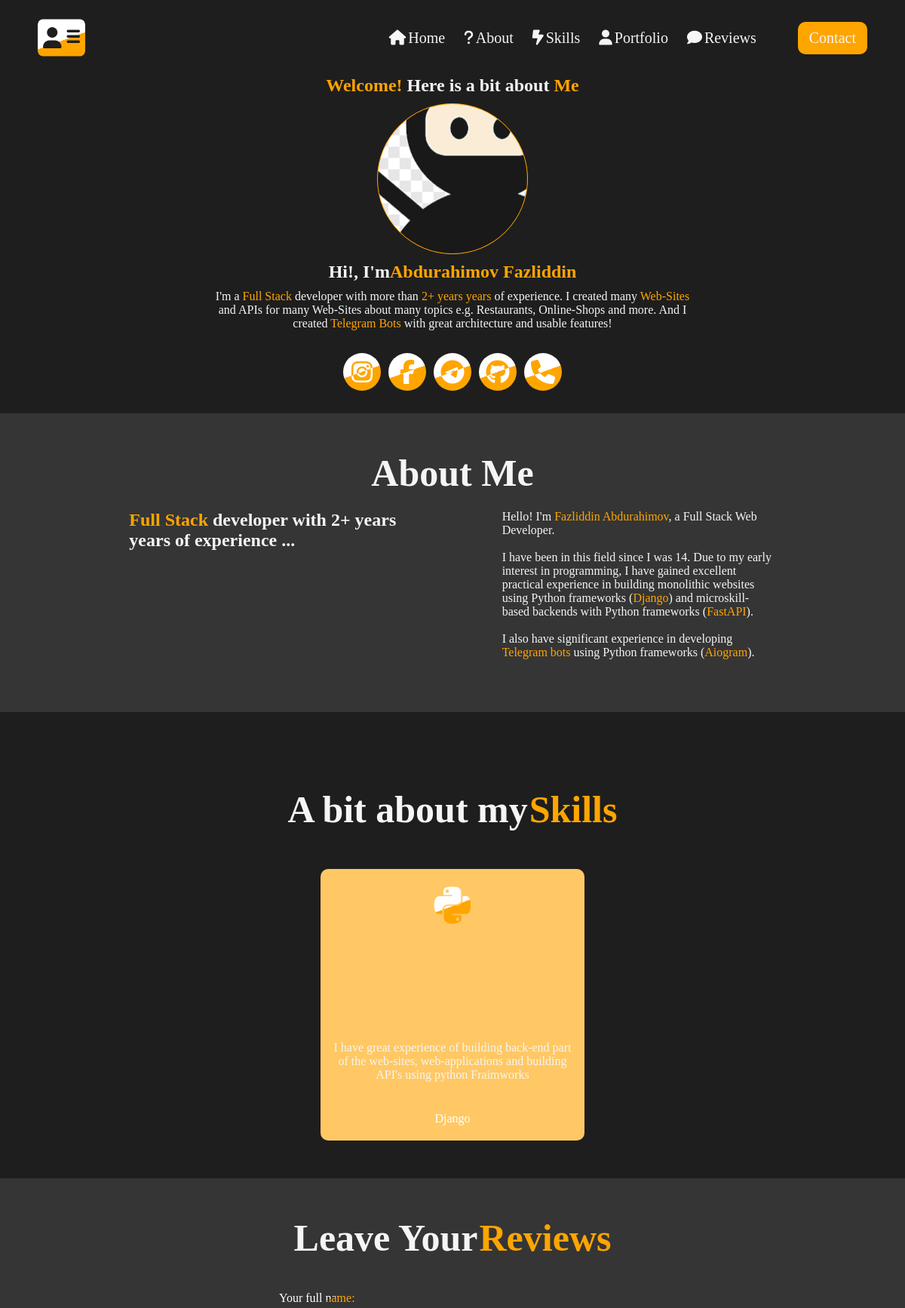
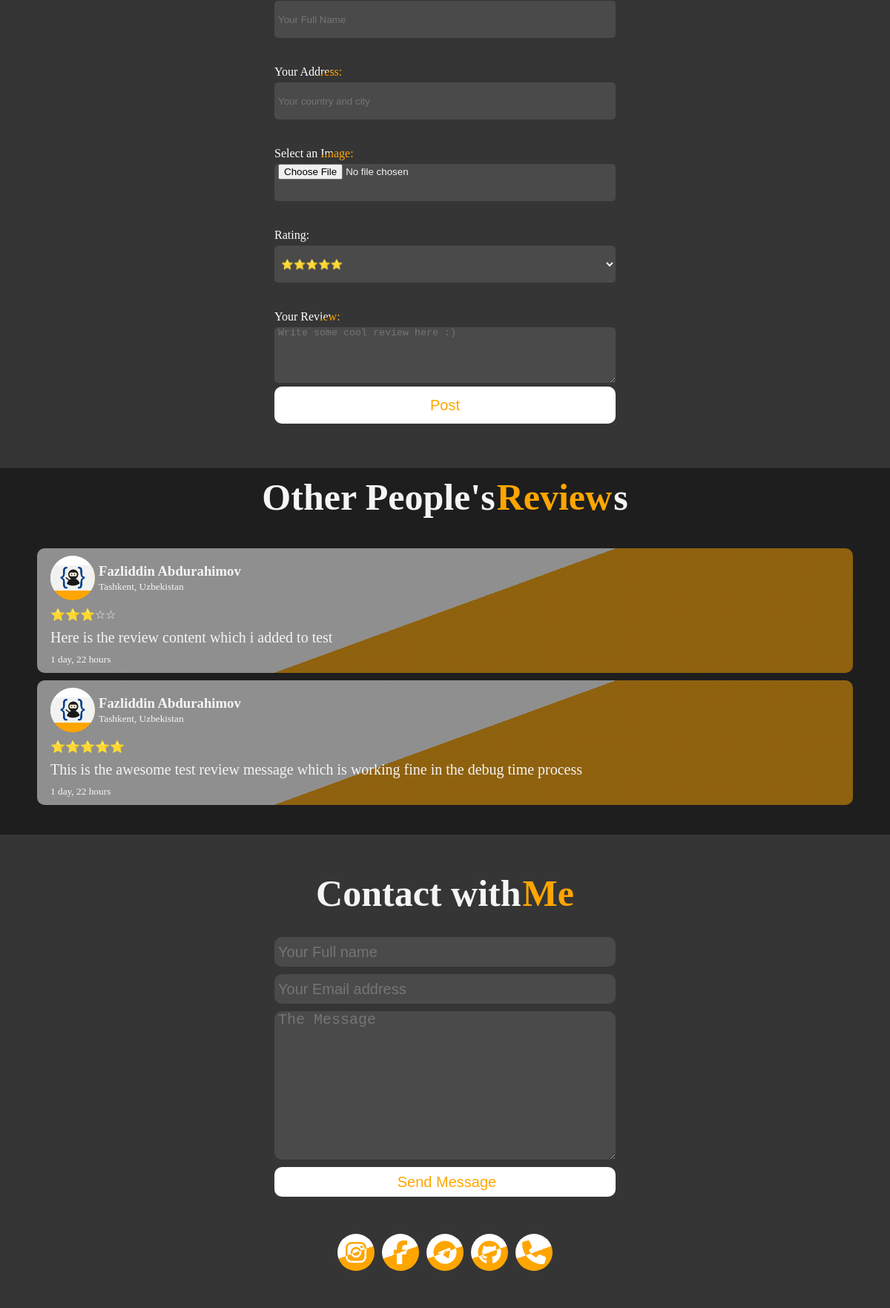
The page / on the database its author committed (2 pictures, top to bottom).
### pages_app/models.py (models this page shows, shortened)
class CreatedUpdatedModelNR(models.Model):
    created_at = models.DateTimeField(auto_now_add=True)
    updated_at = models.DateTimeField(auto_now=True)
    class Meta:
        abstract = True

class InfoModel(CreatedUpdatedModelNR):
    image = models.ImageField(upload_to='images/', default="default-entry-image.png")
    started_programming = models.DateField(default=datetime.now)
    instagram_link = models.URLField()
    telegram_link = models.URLField()
    facebook_link = models.URLField()
    github_link = models.URLField()
    contact = models.CharField(max_length=50)
    @property
    def experience(self) -> str:
        return f"{datetime.now().year - self.started_programming.year}+ years"

class SkillCategoryModel(CreatedUpdatedModelNR):
    name = models.CharField(max_length=255)
    icon_class_name = models.CharField(max_length=255)
    description = models.TextField()
    class Meta:
        verbose_name_plural = 'Skill Categories'
        verbose_name = 'Skill Category'

class SkillModel(CreatedUpdatedModelNR):
    name = models.CharField(max_length=255)
    category = models.ForeignKey(SkillCategoryModel, on_delete=models.CASCADE, related_name='skills')
    class Meta:
        verbose_name_plural = 'Skills'
        verbose_name = 'Skill'

class ReviewModel(CreatedUpdatedModelNR):
    image = models.ImageField(upload_to='images/', default="default-entry-image.png")
    full_name = models.CharField(max_length=255)
    address = models.CharField(max_length=255)
    rating = models.PositiveSmallIntegerField()
    content = models.TextField()
    class Meta:
        verbose_name_plural = "Reviews"
        verbose_name = 'Review'
        constraints = [
            models.CheckConstraint(name="My Rating Check Constraint", check=Q(rating__lte=5, rating__gte=1))
        ]

### pages_app/views.py (the view)
# urls.py: path("", views.HomePageView.as_view(), name="home"),
class HomePageView(TemplateView):
    template_name = "pages/index.html"
    def get_context_data(self, **kwargs):
        data = super().get_context_data(**kwargs)
        data["info"] = services.get_current_info()
        data["skill_categories"] = services.get_skill_categories()
        data["reviews"] = services.get_reviews()
        return data

### pages_app/services.py (called while the page is built)
def get_current_info():
    return InfoModel.objects.order_by("-updated_at").first()

def get_skill_categories():
    return SkillCategoryModel.objects.all()

def get_reviews():
    return ReviewModel.objects.all().order_by("-created_at")[:4]

### pages_app/templates/pages/index.html (shortened to what this page needs)
{% extends 'layouts/base.html' %}
{% load static %}
{% block content %}
    <main id="home-main">
        <section id="home">
            <h1 class="section-title"><a class="a" href="#home">Welcome!</a> Here is a bit about <a class="a" href="#about">Me</a></h1>
            <div class="programmer-image">
                <div class="barrier"></div>
                <img src="{{ info.image.url }}" alt="">
            </div>
            <h2 class="title">Hi!, I'm <a class="a" href="#about">Abdurahimov Fazliddin</a></h2>
            <p>
                I'm a <a class="a" href="#skill">Full Stack</a> developer with more than
                <a class="a" href="#about">{{ info.experience }} years</a> of
                experience. I created many
                <a class="a" href="#skill">Web-Sites</a> and APIs
                for many Web-Sites about many topics e.g. Restaurants,
                Online-Shops and more. And I created
                <a class="a" href="#skill">Telegram Bots</a>
                with great architecture and usable features!
            </p>
            {% include 'layouts/links.html' %}
        </section>
        <section id="about" class="about-section">
            <h1 class="section-title big-title"><b>About Me</b></h1>
            <div class="about-div">
                <h2><a class="a" href="#skill">Full Stack</a> developer with {{ info.experience }} years of experience ...</h2>
                <p>
                    Hello! I'm <a class="a" href="#home">Fazliddin Abdurahimov</a>,
                    a <a href="#skill">Full Stack</a> Web Developer.
                    <br><br>
                    I have been in this field since
                    I was 14. Due to my early interest in
                    programming, I have gained excellent
                    practical experience in building
                    monolithic websites using Python
                    frameworks (<a class="a" href="#skill">Django</a>)
                    and microskill-based backends with Python
                    frameworks (<a class="a" href="#skill">FastAPI</a>).
                    <br><br>
                    I also have significant experience in
                    developing <a class="a" href="#skill">Telegram bots</a> using Python
                    frameworks (<a class="a" href="#skill">Aiogram</a>).
                </p>
            </div>
        </section>
        <section id="skill">
            <h1 class="big-title">A bit about my <a class="a" href="#skill"> Skills</a></h1>
            <div class="skills">
                {% for category in skill_categories %}
                    <div class="{{ category.name }}">
                    <div class="logo">
                        <i class="{{ category.icon_class_name }}"></i>
                    </div>
                    <p class="first-words">
                        {{ category.description }}
                    </p>
                    <ul>
                        {% for skill in category.skills.all %}
                            <li><a href="#">{{ skill.name }}</a></li>
                        {% endfor %}
                    </ul>
                </div>
                {% endfor %}
            </div>
        </section>
        <section id="review">
            <h1 class="big-title">Leave Your <a class="a" href="#other-reviews">Reviews</a></h1>
            <form action="{% url 'pages:review' %}" method="post" enctype="multipart/form-data">
                <label for="review-address">Your full name:</label>
                <input type="text" id="review-address" name="full_name" placeholder="Your Full Name" required>
                <label for="review-address">Your Address:</label>
                <input type="text" id="review-address" name="address" placeholder="Your country and city" required>
                <label for="review-image">Select an Image:</label>
                <input type="file" id="review-image" name="image" accept="image/*" required>
                <label for="review-rate">Rating:</label>
                <select name="rating" id="review-rate" required>
                    <option value="5" selected>⭐⭐⭐⭐⭐</option>
                </select>
                <label for="text-area">Your Review:</label>
                <textarea name="content" id="text-area" cols="30" rows="5" placeholder="Write some cool review here :)" required></textarea>
                <button type="submit">Post</button>
            </form>
        </section>
        <section id="other-reviews">
            <h1 class="big-title">Other People's <a class="a" href="#review">Review</a>s</h1>
            {% for review in reviews %}
                <div class="review-cart">
                <div class="review-header">
                    <div class="img">
                        <img class="review-img" src="{{ review.image.url }}" alt="">
                    </div>
                    <div class="right-header-part">
                        <h3>{{ review.full_name }}</h3>
                        <small>{{ review.address }}</small>
                    </div>
                </div>
                {% if review.rating == 5 %}
                    <p class="ratings">⭐⭐⭐⭐⭐</p>
                {% elif review.rating == 4 %}
                    <p class="ratings">⭐⭐⭐⭐☆</p>
                {% elif review.rating == 3 %}
                    <p class="ratings">⭐⭐⭐☆☆</p>
                {% elif review.rating == 2 %}
                    <p class="ratings">⭐⭐☆☆☆</p>
                {% elif review.rating == 1 %}
                    <p class="ratings">⭐☆☆☆☆</p>
                {% endif %}
                <p class="review-content">
                    {{ review.content }}
                </p>
                <small>{{ review.updated_at|timesince }}</small>
            </div>
            {% endfor %}
        </section>
        <section id="contact">
            <h1 class="big-title">Contact with <a class="a" href="#home">Me</a></h1>
            <form id="contact-form" action="{% url 'pages:contact' %}" method="post">
                <input name="name" type="text" placeholder="Your Full name" required>
                <input name="email" type="email" placeholder="Your Email address" required>
                <textarea name="message" id="" cols="" rows="" placeholder="The Message" required></textarea>
                <button type="submit">Send Message</button>
            </form>
            {% include 'layouts/links.html' %}
        </section>
    </main>
{% endblock %}

### templates/layouts/base.html (shortened to what this page needs)
{% load static %}
<!doctype html>
<html lang="en">
<head>
    <link rel="stylesheet" href="{% static 'css/layouts/base.css' %}">
    <link rel="stylesheet" href="{% static 'css/layouts/header.css' %}">
    <link rel="stylesheet" href="{% static 'css/layouts/footer.css' %}">
    <link rel="stylesheet" href="{% static 'css/pages/index.css' %}">
    <link rel="stylesheet" href="{% static 'css/layouts/links.css' %}">
    <link rel="stylesheet" href="https://cdnjs.cloudflare.com/ajax/libs/font-awesome/6.6.0/css/all.min.css">
</head>
<body>
    {% include 'layouts/header.html' %}
    {% block content %}{% endblock %}
</body>
</html>

### templates/layouts/header.html
<header>
    <nav>
        <div class="logo">
            <a href="{% url 'pages:home' %}"><i class="fa-solid fa-address-card"></i></a>
        </div>
        <div class="urls">
            <ul class="header-links">
                <li><a href="{% url 'pages:home' %}#home"><i class="fa-solid fa-house"></i> Home</a></li>
                <li><a href="{% url 'pages:home' %}#about"><i class="fa-solid fa-question"></i> About</a></li>
                <li><a href="{% url 'pages:home' %}#skill"><i class="fa-solid fa-bolt-lightning"></i> Skills</a></li>
                <li><a title="Open a github.com" href="{{ info.github_link }}"><i class="fa-solid fa-user"></i> Portfolio</a></li>
                <li><a href="{% url 'pages:home' %}#review"><i class="fa-solid fa-comment"></i> Reviews</a></li>
            </ul>
            <a class="contact-btn" href="#contact">Contact</a>
        </div>
    </nav>
</header>

### templates/layouts/links.html
<div class="links">
    <a href="{{ info.instagram_link }}" title="Instagram"><i class="fa-brands fa-instagram"></i></a>
    <a href="{{ info.facebook_link }}" title="FaceBook"><i class="fa-brands fa-facebook-f"></i></a>
    <a href="{{ info.telegram_link }}" title="Telegram"><i class="fa-brands fa-telegram"></i></a>
    <a href="{{ info.github_link }}" title="GitHub"><i class="fa-brands fa-github"></i></a>
    <a href="tel:{{ info.contact }}" title="Call Me" aria-label="Call Me">
        <i class="fa-solid fa-phone"></i>
    </a>
</div>

### assets/css/layouts/base.css (style rules this page uses)
* { padding: 0; margin: 0; box-sizing: border-box; }
html { scroll-behavior: smooth; }
a { text-decoration: none; }
a, h1, h2, h3, h4, h5, h6, p, span, li, i, small { color: whitesmoke; }
body { background-color: #1e1e1e; }

### assets/css/layouts/header.css (style rules this page uses)
header { background-color: inherit; position: fixed; left: 0; top: 0; width: 100%; height: 100px; padding: 0 50px; z-index: 2; }
header nav { display: flex; justify-content: space-between; align-items: center; width: 100%; height: 100%; }
.header-links { list-style: none; width: auto; display: flex; justify-content: center; align-items: center; padding: 20px; gap: 5px; }
.header-links li a { font-size: 20px; width: 100%; display: flex; justify-content: center; align-items: center; height: 100%; gap: 3px; transition: color 0.4s linear; }
.header-links li a i { transition: margin-top 0.5s ease, text-shadow 0.1s linear; }
.header-links li { padding: 10px; transition: background-color 0.3s ease; border-radius: 5px; }
.urls { display: flex; justify-content: left; align-items: center; gap: 25px; }
main { margin-top: 100px; }
.logo { display: flex; justify-content: center; align-items: center; border-radius: 10px; overflow: hidden; padding: 0; }
.logo i { font-size: 350%; background: linear-gradient(160deg, white 0%, white 35%, orange 35%, orange 65%, white 65%, white 100%); background-size: 300% 100%; background-position: 0 0; -webkit-background-clip: text; -webkit-text-fill-color: transparent; background-clip: text; text-fill-color: transparent; transition: background-position 1s ease; }
.contact-btn { background-color: orange; padding: 10px 15px; font-size: 20px; display: flex; justify-content: center; align-items: center; border-radius: 10px; transition: background-color 0.3s ease, color 0.5s linear; }

### assets/css/layouts/links.css (style rules this page uses)
.links { display: flex; justify-content: center; align-items: center; gap: 10px }
.links a { width: 50px; height: 50px; border-radius: 50%; overflow: hidden; display: flex; justify-content: center; align-items: center; background: linear-gradient(160deg, white 50%, orange 50%); font-size: 200%; transition: transform 0.5s ease; }
.links a i { width: 100%; height: 100%; display: flex; justify-content: center; align-items: center; transition: transform 0.6s linear; background: linear-gradient(160deg, orange 50%, white 50%); -webkit-background-clip: text; -webkit-text-fill-color: transparent; background-clip: text; text-fill-color: transparent; }

### rows shown on the page
InfoModel: image (placeholder picture), experience "2+ years"
SkillCategoryModel: description "I have great experience of building back-end part of the web-sites, web-applications and building API's using python Fraimworks"
SkillModel: name "Django"
ReviewModel: image (placeholder picture), full_name "Fazliddin Abdurahimov", address "Tashkent, Uzbekistan", content "Here is the review content which i added to test", updated_at "1 day, 22 hours"
ReviewModel: image (placeholder picture), full_name "Fazliddin Abdurahimov", address "Tashkent, Uzbekistan", content "This is the awesome test review message which is working fine in the debug time process", updated_at "1 day, 22 hours"
